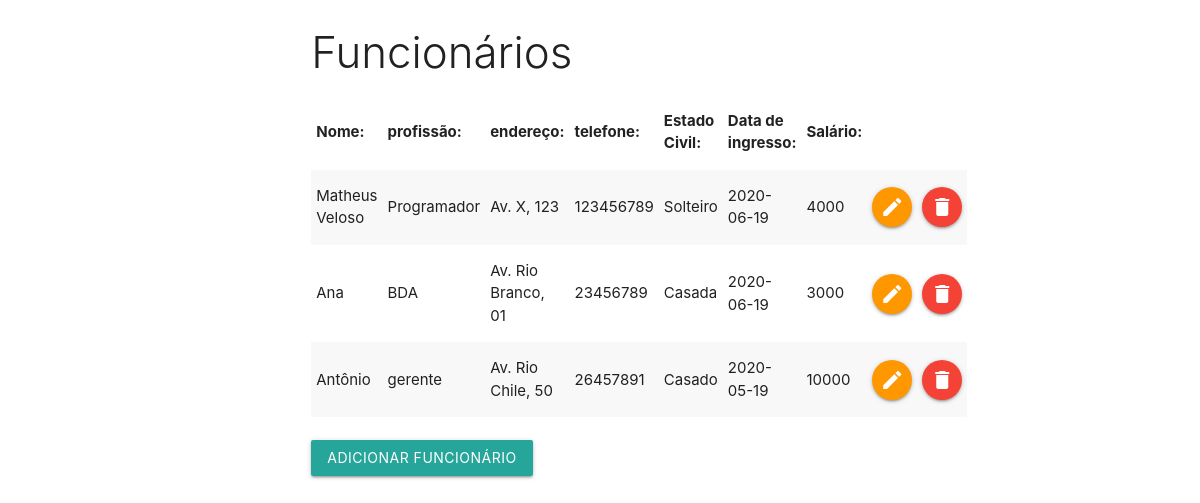
The page / on the database its author committed.
### tables this page shows
CREATE TABLE `funcionarios` (
  `id` int(11) NOT NULL,
  `nome` varchar(255) NOT NULL,
  `profissao` varchar(50) NOT NULL,
  `endereco` text NOT NULL,
  `telefone` varchar(11) NOT NULL,
  `estado_civil` text NOT NULL,
  `data_ingresso` date NOT NULL,
  `salario` int(11) NOT NULL
);

### index.php (the view, shortened to what this page needs)
<?php
include_once 'php_action/db_connect.php';
include_once 'includes/header.php';
?>
<div class="row">
    <div class="col s12 m6 push-m3">
        <h3 class="light">Funcionários</h3>
        <table class="striped">
            <thead>
                <tr>
                    <th>Nome: </th>
                    <th>profissão: </th>
                    <th>endereço: </th>
                    <th>telefone: </th>
                    <th>Estado Civil: </th>
                    <th>Data de ingresso: </th>
                    <th>Salário: </th>
                </tr>
            </thead>
            <tbody>
                <?php
                $sql = "SELECT * FROM  funcionarios";
                $resultado = mysqli_query($connect, $sql);
                while ($dados = mysqli_fetch_array($resultado)) :
                ?>
                    <tr>
                        <td><?php echo $dados['nome']; ?></td>
                        <td><?php echo $dados['profissao']; ?></td>
                        <td><?php echo $dados['endereco']; ?></td>
                        <td><?php echo $dados['telefone']; ?></td>
                        <td><?php echo $dados['estado_civil']; ?></td>
                        <td><?php echo $dados['data_ingresso']; ?></td>
                        <td><?php echo $dados['salario']; ?></td>
                        <td><a href="editar.php?id=<?php echo $dados['id']; ?>" class="btn-floating orange"><i class="material-icons">edit</i></a></td>
                        <td><a href="#modal<?php echo $dados['id']; ?>" class="btn-floating red modal-trigger"><i class="material-icons">delete</i></a></td>
                    </tr>
                <?php endwhile; ?>
            </tbody>
        </table>
        <br>
        <a href="adicionar.php" class="btn">Adicionar Funcionário</a>
    </div>
</div>
<?php
include_once 'includes/footer.php';
?>

### includes/header.php (shortened to what this page needs)
<!DOCTYPE html>
  <html>
    <head>
      <link rel="stylesheet" href="https://cdnjs.cloudflare.com/ajax/libs/materialize/1.0.0/css/materialize.min.css">
    </head>
    <body>

### includes/footer.php (shortened to what this page needs)
  </body>
</html>

### rows shown on the page
funcionarios: nome "Matheus Veloso", profissao "Programador", endereco "Av. X, 123", telefone "123456789", estado_civil "Solteiro", data_ingresso "2020-06-19", salario "4000"
funcionarios: nome "Ana", profissao "BDA", endereco "Av. Rio Branco, 01", telefone "23456789", estado_civil "Casada", data_ingresso "2020-06-19", salario "3000"
funcionarios: nome "Antônio", profissao "gerente", endereco "Av. Rio Chile, 50", telefone "26457891", estado_civil "Casado", data_ingresso "2020-05-19", salario "10000"
